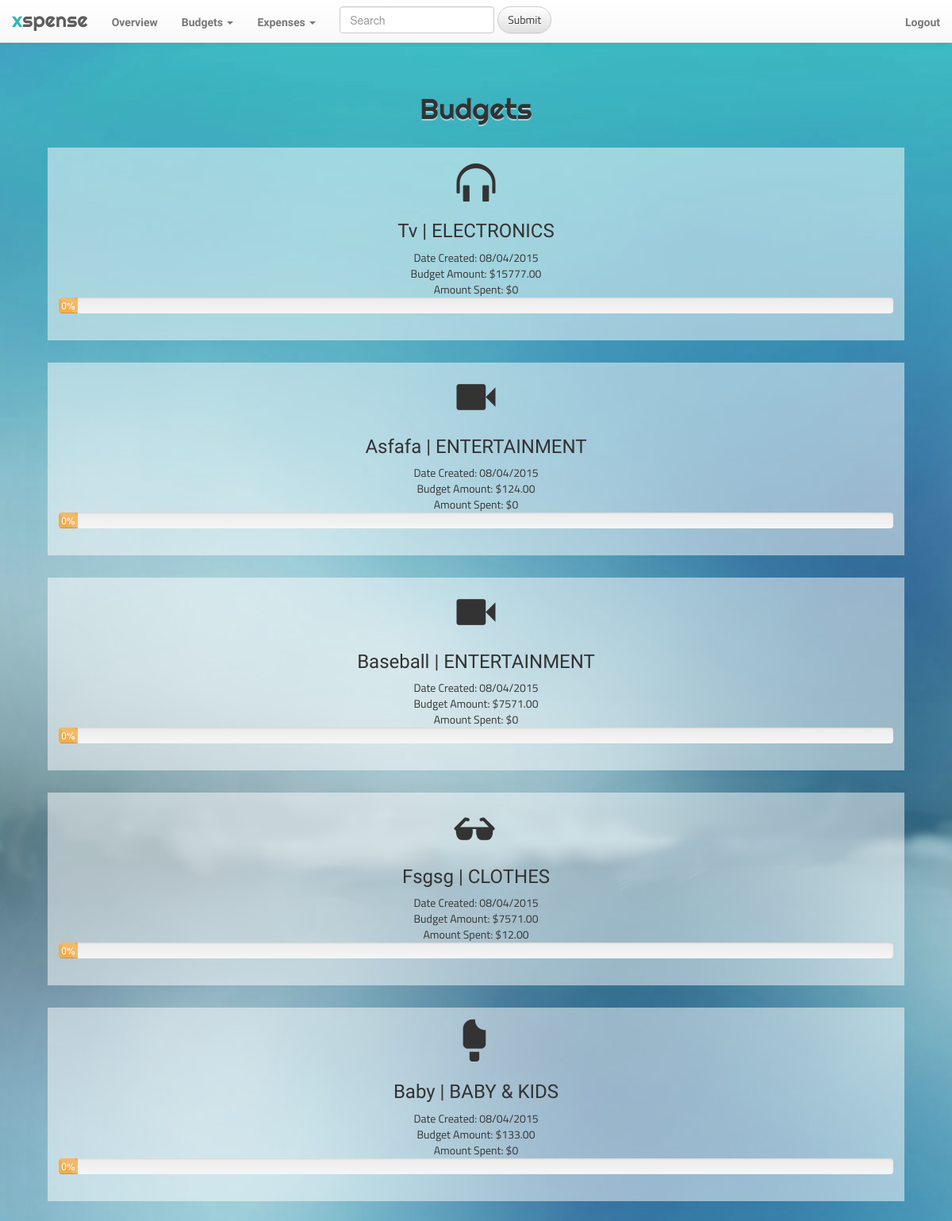
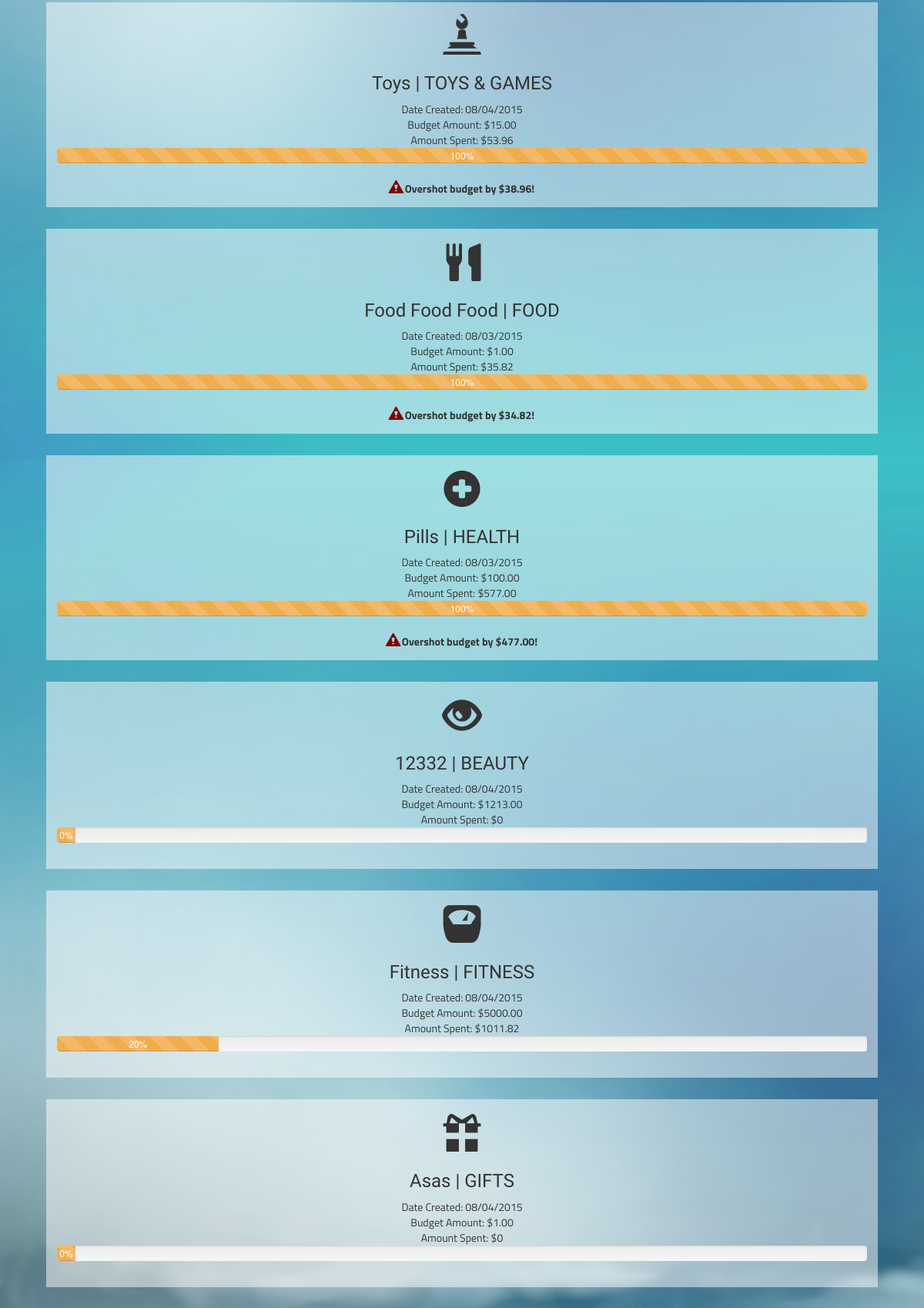
Page /budgets (signed in) on the committed database (2 pictures, top to bottom).
### app_xspense/models.py (models this page shows, shortened)
class Budget(models.Model):
	ELECTRONICS = 0
	OFFICE = 1
	ENTERTAINMENT = 2
	HOME_FURNITURE = 3
	CLOTHES = 4
	BABY_KIDS = 5
	TOYS_GAMES_CRAFTS = 6
	FOOD = 7
	HEALTH = 8
	BEAUTY = 9
	SPORTS_FITNESS = 10
	AUTO = 11
	GIFTS = 12
	OTHER = 13
	EDUCATION = 14
	category_choices = [
		(ELECTRONICS, 'electronics'),
		(OFFICE, 'office'),
		(ENTERTAINMENT, 'entertainment'),
		(HOME_FURNITURE, 'home/furniture'),
		(CLOTHES, 'clothes'),
		(BABY_KIDS, 'baby/kids'),
		(TOYS_GAMES_CRAFTS, 'toys/games/crafts'),
		(FOOD, 'food'),
		(HEALTH, 'health'),
		(BEAUTY, 'beauty'),
		(SPORTS_FITNESS, 'sports/fitness'),
		(AUTO, 'auto'),
		(GIFTS, 'gifts'),
		(OTHER, 'other'),
		(EDUCATION, 'education')
		]
	category = models.IntegerField(choices=category_choices, default=13)
	user = models.ForeignKey('auth.User', null=True)
	purpose = models.TextField()
	amount = models.DecimalField(max_digits=9, decimal_places=2)
	date_created = models.DateTimeField(
		default=timezone.now)

class Expense(models.Model):
	user = models.ForeignKey('auth.User', null=True)
	budget = models.ForeignKey(Budget, on_delete=models.CASCADE, null=True, blank=True)
	item = models.TextField()
	price = models.DecimalField(max_digits=9, decimal_places=2)
	date = models.DateTimeField(
		default=timezone.now)
	location = models.TextField()

### app_xspense/views.py (the view)
# urls.py: url(r'^budgets$', views.all_budgets, name='all_budgets'),
@login_required
def all_budgets(request):
	budgets = Budget.objects.filter(user=request.user).order_by('category')
	return render(request, 'app_xspense/budgets.html', {'budgets': budgets})

### app_xspense/templatetags/filters.py (called while the page is built)
@register.filter(name='categoryString')
def categoryString(value):
	return {
		0: 'ELECTRONICS',
        1: 'OFFICE',
        2: 'ENTERTAINMENT',
        3: 'HOME FURNITURE',
        4: 'CLOTHES',
        5: 'BABY & KIDS',
        6: 'TOYS & GAMES',
        7: 'FOOD',
        8: 'HEALTH',
        9: 'BEAUTY',
        10: 'FITNESS',
        11: 'AUTO',
        12: 'GIFTS',
        13: 'OTHER',
        14: 'EDUCATION'
    }.get(value, 13)

@register.filter(name='sumExpenses')
def sumExpenses(expenses):
	total = 0;
	for expense in expenses:
		total = total + expense.price
	return total

@register.filter(name='icon')
def icon(category):
    icon = {
        0: 'headphones',
        1: 'paperclip',
        2: 'facetime-video',
        3: 'home',
        4: 'sunglasses',
        5: 'ice-lolly-tasted',
        6: 'bishop',
        7: 'cutlery',
        8: 'plus-sign',
        9: 'eye-open',
        10: 'scale',
        11: 'dashboard',
        12: 'gift',
        13: 'option-horizontal',
        14: 'education'
    }.get(category, 13)
    return '<span class="glyphicon glyphicon-' + icon + ' small-12 medium-1 columns" aria-hidden="true"></span>'

### app_xspense/templates/app_xspense/budgets.html
{% extends "app_xspense/base.html" %}
{% load filters %}
{% block content %}
	<h1 class="head-title">Budgets</h1>
	{% for budget in budgets %}
		<div class="solo-page container" style="width: 90%">
			<section class="small-6 columns">
				{{ budget.category|icon|safe }}
				<div class="small-12 medium-9 columns">
					<h3 class="title">{{ budget.purpose|title }} | {{ budget.category|categoryString }}</h3>
					<p>Date Created: {{ budget.date_created|date:"m/d/Y" }}</p>
				</div>
			</section>
			<section class="small-6 columns">
				<div class="row">
					<p class="small-12 medium-6 columns">Budget Amount: ${{ budget.amount }}</p>
					<p class="small-12 medium-6 columns">Amount Spent: ${{ budget.expense_set.all | sumExpenses}}</p>
				</div>
				  {{ budget | progress | safe }}
			</section>
		</div>
	{% endfor %}
{% endblock %}

### app_xspense/static/css/xspense.css (style rules this page uses)
body { margin-top: 100px; background: url(../img/fixed.png); }
h1 { font-family: 'Righteous', cursive; }
h2, h3, h5 { font-family: 'Handlee', cursive; }
p { font-family: 'Titillium Web', sans-serif; padding: 0; margin: 0; }
.row { margin: 0 0.8333rem 0 0.8333rem; width: auto; max-width: 100%; }
.solo-page { background-color: rgba(255, 255, 255, 0.5); margin-bottom: 2em; padding: 1em; }
.solo-page section { text-align: center; }
.solo-page .glyphicon { font-size: 3.5em; line-height: 1.2em; padding-left: 0; }
.solo-page #warning-icon { font-size: 1.2em; color: maroon; text-align: right; }
.solo-page .warning { font-family: 'Titillium Web', sans-serif; font-weight: bold; }
.head-title { text-align: center; padding: 0.5em; text-shadow: 0 2px rgba(255, 255, 255, 0.5); }

### rows in the picture
Budget: purpose "Tv", category|categoryString "ELECTRONICS", date_created "08/04/2015", amount "15777.00", expense_set.all|sumExpenses "0", id+amount "0%"
Budget: purpose "Asfafa", category|categoryString "ENTERTAINMENT", date_created "08/04/2015", amount "124.00", expense_set.all|sumExpenses "0", id+amount "0%"
Budget: purpose "Baseball", category|categoryString "ENTERTAINMENT", date_created "08/04/2015", amount "7571.00", expense_set.all|sumExpenses "0", id+amount "0%"
Budget: purpose "Fsgsg", category|categoryString "CLOTHES", date_created "08/04/2015", amount "7571.00", expense_set.all|sumExpenses "12.00", id+amount "0%"
Budget: purpose "Baby", category|categoryString "BABY & KIDS", date_created "08/04/2015", amount "133.00", expense_set.all|sumExpenses "0", id+amount "0%"
Budget: purpose "Toys", category|categoryString "TOYS & GAMES", date_created "08/04/2015", amount "15.00", expense_set.all|sumExpenses "53.96", id+amount "100% Overshot budget by $38.96!"
Budget: purpose "Food Food Food", category|categoryString "FOOD", date_created "08/03/2015", amount "1.00", expense_set.all|sumExpenses "35.82", id+amount "100% Overshot budget by $34.82!"
Budget: purpose "Pills", category|categoryString "HEALTH", date_created "08/03/2015", amount "100.00", expense_set.all|sumExpenses "577.00", id+amount "100% Overshot budget by $477.00!"
Budget: purpose "12332", category|categoryString "BEAUTY", date_created "08/04/2015", amount "1213.00", expense_set.all|sumExpenses "0", id+amount "0%"
Budget: purpose "Fitness", category|categoryString "FITNESS", date_created "08/04/2015", amount "5000.00", expense_set.all|sumExpenses "1011.82", id+amount "20%"
Budget: purpose "Asas", category|categoryString "GIFTS", date_created "08/04/2015", amount "1.00", expense_set.all|sumExpenses "0", id+amount "0%"
